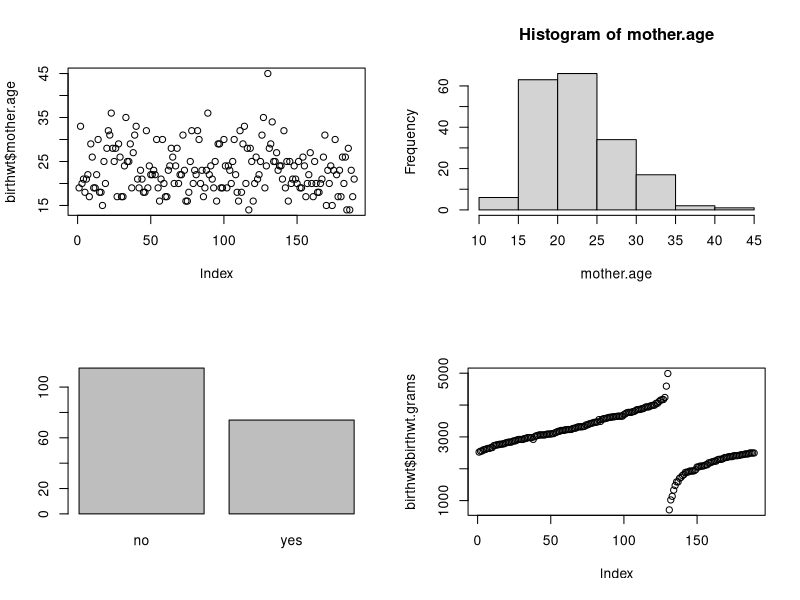
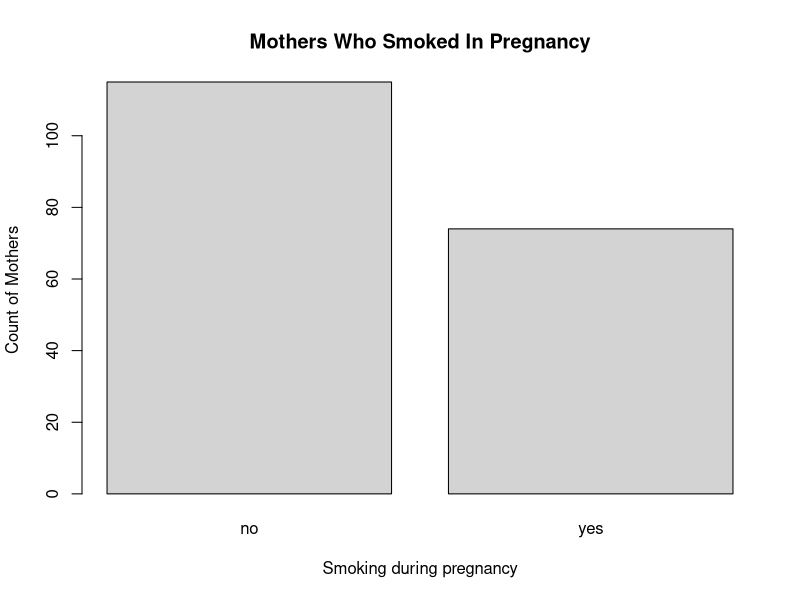
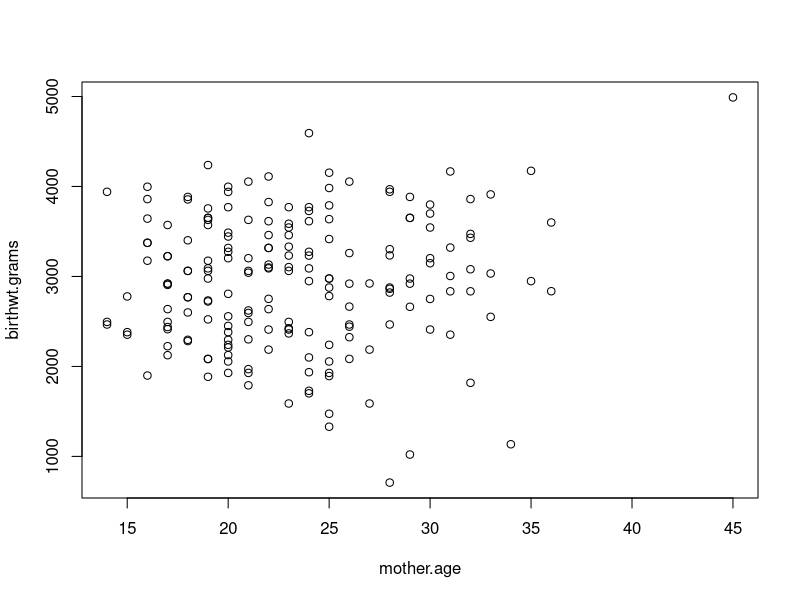
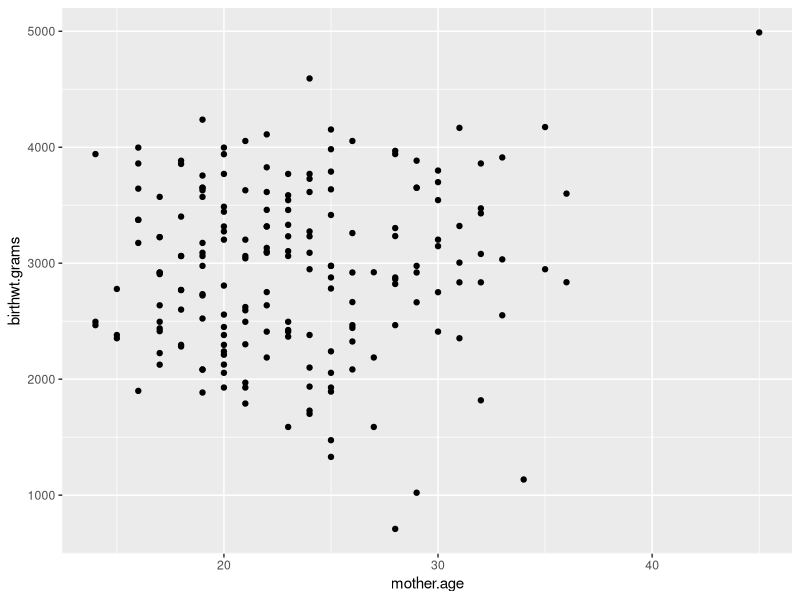
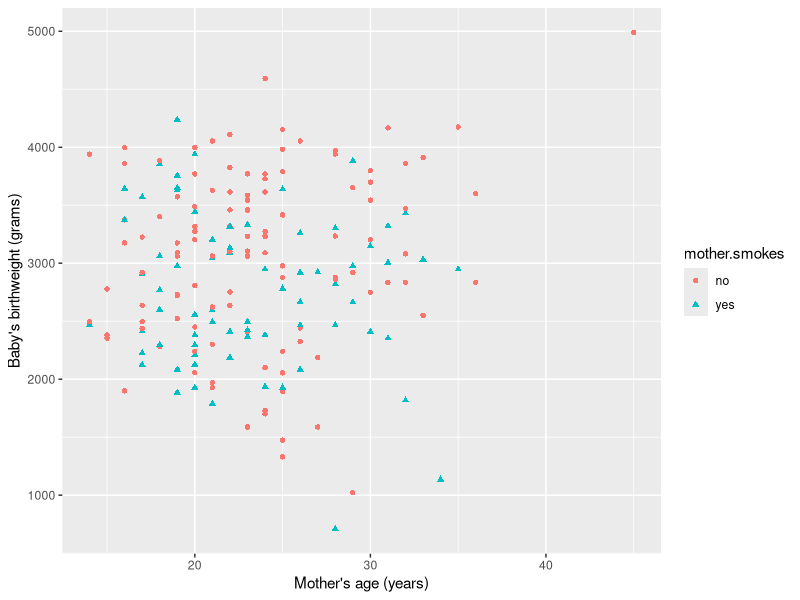
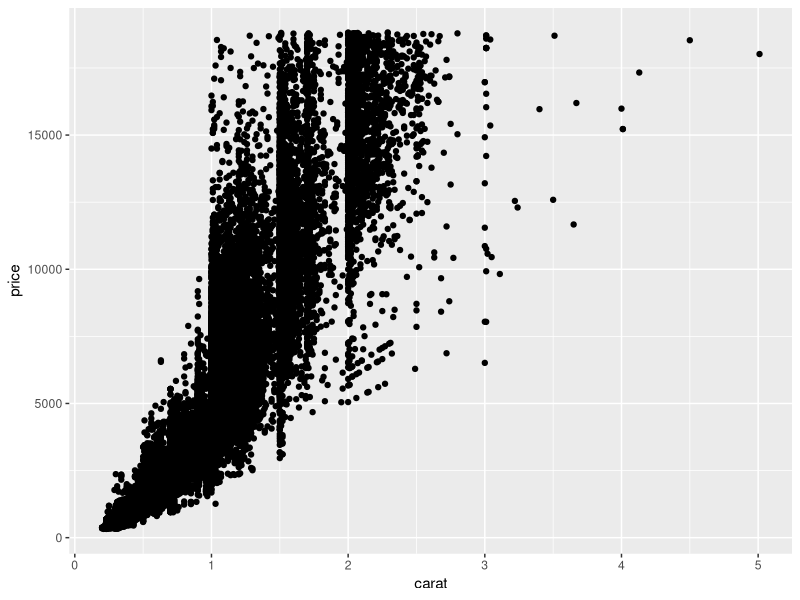
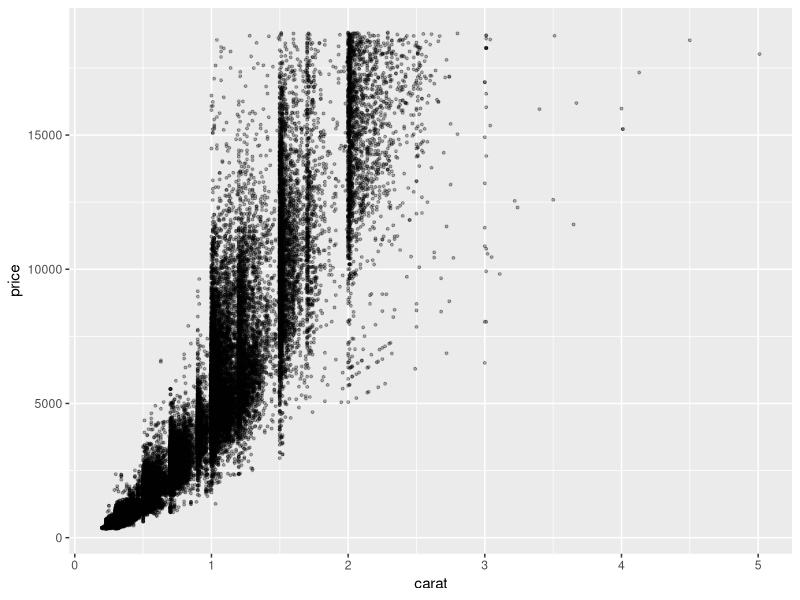
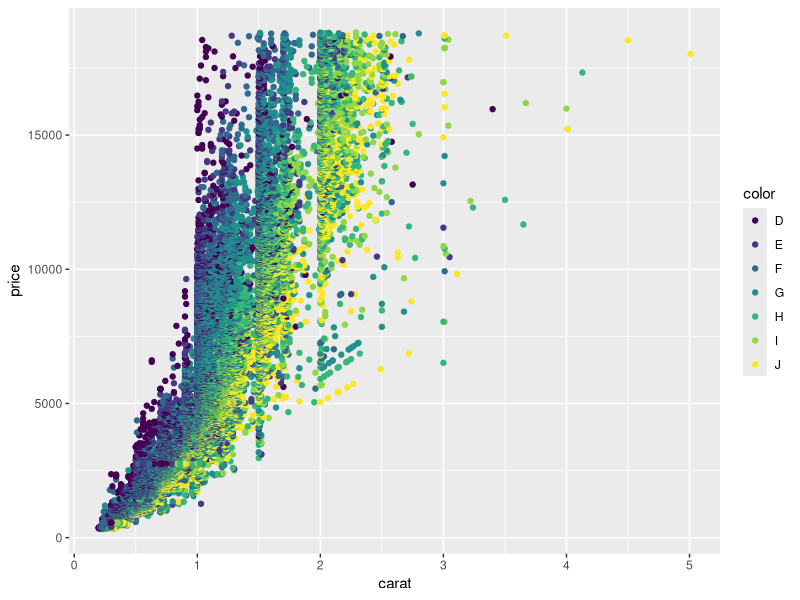

Write R code to recreate these figures, in order.
## ---- chunk 1
knitr::opts_chunk$set(
  echo = TRUE,comment = '', fig.width = 3, fig.height = 3
  )
## ---- chunk 2
library(tidyverse)
library(knitr)

library(ggplot2) # graphics library
## ---- chunk 3
birthwt <- MASS::birthwt
## ---- chunk 4
birthwt <- as_tibble(birthwt)
birthwt
## ---- chunk 5
colnames(birthwt) 

# The default names are not very descriptive

colnames(birthwt) <- c("birthwt.below.2500", "mother.age", 
                       "mother.weight", "race", "mother.smokes", 
                       "previous.prem.labor", "hypertension", 
                       "uterine.irr", "physician.visits", "birthwt.grams")

# Better names!
## ---- chunk 6
# Reload the data again
birthwt <- as_tibble(MASS::birthwt)

birthwt <- birthwt %>%
  rename(birthwt.below.2500 = low, 
         mother.age = age,
         mother.weight = lwt,
         mother.smokes = smoke,
         previous.prem.labor = ptl,
         hypertension = ht,
         uterine.irr = ui,
         physician.visits = ftv,
         birthwt.grams = bwt)

colnames(birthwt)
## ---- chunk 7
birthwt <- birthwt %>%
  mutate(race = recode_factor(race, `1` = "white", `2` = "black", `3` = "other")) %>%
  mutate_at(c("mother.smokes", "hypertension", "uterine.irr", "birthwt.below.2500"),
            ~ recode_factor(.x, `0` = "no", `1` = "yes"))

birthwt
## ---- chunk 8
summary(birthwt)
## ---- chunk 9
tbl.mean.bwt <- birthwt %>%
  group_by(race, mother.smokes) %>%
  summarize(mean.birthwt = round(mean(birthwt.grams), 0))
tbl.mean.bwt
## ---- chunk 10
tbl.mean.bwt %>% spread(mother.smokes, mean.birthwt) 
## ---- chunk 11
# Save the table from before as a 
# Print nicely
kable(spread(tbl.mean.bwt, mother.smokes, mean.birthwt), 
      format = "markdown")
## ---- chunk 12
cor(birthwt$mother.age, birthwt$birthwt.grams)  # Calculate correlation
## ---- chunk 13
birthwt %>%
  group_by(mother.smokes) %>%
  summarize(cor_bwt_age = cor(birthwt.grams, mother.age))
## ---- chunk 14
birthwt %>%
  group_by(race) %>%
  summarize(cor_bwt_age = cor(birthwt.grams, mother.age))
## ---- chunk 15
par(mfrow = c(2,2)) # Display plots in a single 2 x 2 figure 
plot(birthwt$mother.age)
with(birthwt, hist(mother.age))
plot(birthwt$mother.smokes)
plot(birthwt$birthwt.grams)
## ---- chunk 16
par(mfrow = c(1,1))
plot(birthwt$mother.smokes, 
     main = "Mothers Who Smoked In Pregnancy", 
     xlab = "Smoking during pregnancy", 
     ylab = "Count of Mothers",
     col = "lightgrey")
## ---- chunk 17
library(ggplot2)
## ---- chunk 18
with(birthwt, plot(mother.age, birthwt.grams))  # Base graphics 
qplot(mother.age, birthwt.grams, data=birthwt)  # using qplot from ggplot2
## ---- chunk 19
qplot(x=mother.age, y=birthwt.grams, data=birthwt,
      color = mother.smokes,
      shape = mother.smokes,
      xlab = "Mother's age (years)",
      ylab = "Baby's birthweight (grams)") 
## ---- chunk 20
dim(diamonds)
head(diamonds)
## ---- chunk 21
diamond.plot <- ggplot(data=diamonds, aes(x=carat, y=price))
diamond.plot + geom_point()
## ---- chunk 22
diamond.plot + geom_point(size = 0.7, alpha = 0.3)
## ---- chunk 23
diamond.plot <- ggplot(data=diamonds, aes(x=carat, y=price, colour = color))
diamond.plot + geom_point()
## ---- chunk 24
cbPalette <- c("#999999", "#E69F00", "#56B4E9", "#009E73", "#F0E442", "#0072B2", "#D55E00", "#CC79A7")
diamond.plot <- ggplot(data=diamonds, aes(x=carat, y=price, colour = color))
diamond.plot + geom_point() + scale_colour_manual(values=cbPalette)
## ---- chunk 25
diamond.plot <- ggplot(data=diamonds, aes(x=carat, y=price, colour = color))

diamond.plot + geom_point() + facet_wrap(~ cut)
## ---- chunk 26
diamond.plot + geom_point() + facet_grid(. ~ cut)
## ---- chunk 27
diamond.plot + geom_point() + facet_grid(cut ~ .)
## ---- chunk 28
qplot(x = race, data = birthwt, geom = "bar")
## ---- chunk 29
base.plot <- ggplot(birthwt, aes(x = mother.age)) +
  xlab("Mother's age") 
base.plot + geom_histogram()
base.plot + geom_histogram(aes(fill = race))
base.plot + geom_density()
base.plot + geom_density(aes(fill = race), alpha = 0.5)
## ---- chunk 30
base.plot <- ggplot(birthwt, aes(x = as.factor(physician.visits), y = birthwt.grams)) +
  xlab("Number of first trimester physician visits") +
  ylab("Baby's birthweight (grams)")

# Box plot
base.plot + geom_boxplot()
                    
# Violin plot
base.plot + geom_violin()
## ---- chunk 31
tbl.mean.bwt <- birthwt %>%
  group_by(race, mother.smokes) %>%
  summarize(mean.birthwt = round(mean(birthwt.grams), 0))
tbl.mean.bwt
## ---- chunk 32
# Define basic aesthetic parameters
p.bwt <- ggplot(data = tbl.mean.bwt, 
                aes(y = mean.birthwt, x = race, fill = mother.smokes))

# Pick colors for the bars
bwt.colors <- c("#009E73", "#999999")

# Display barchart
p.bwt + geom_bar(stat = "identity", position = "dodge") +
  ylab("Average birthweight") + 
  xlab("Mother's race") +
  guides(fill = guide_legend(title = "Mother's smoking status")) + 
  scale_fill_manual(values=bwt.colors)
## ---- chunk 33
birthwt %>%
  group_by(mother.smokes) %>%
  summarize(cor_bwt_age = cor(birthwt.grams, mother.age))
## ---- chunk 34
ggplot(birthwt, 
       aes(x=mother.age, y=birthwt.grams, shape=mother.smokes, color=mother.smokes)) + 
  geom_point() + # Adds points (scatterplot)
  geom_smooth(method = "lm") + # Adds regression lines
  ylab("Birth Weight (grams)") + # Changes y-axis label
  xlab("Mother's Age (years)") + # Changes x-axis label
  ggtitle("Birth Weight by Mother's Age") # Changes plot title
